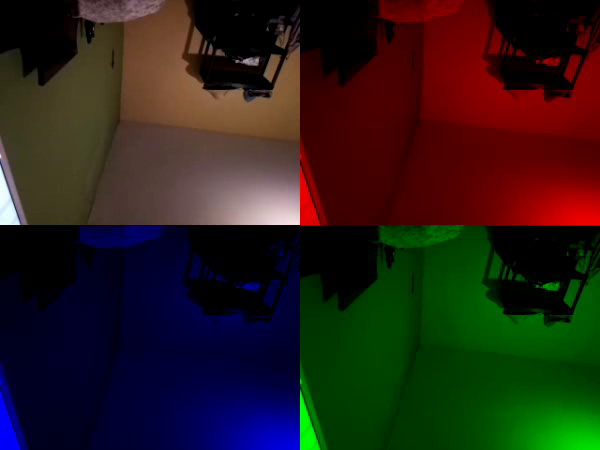
#> input picture frame 7 of video.avi, 600 x 450 px, given in place of video.mp4, which was not available
$ python ejercicio08.py
#> lines starting #> are read from the running program, lines starting #| are printed output that depends on the picture; after the words box and inside, x2 and y2 are one past the last pixel; in counts of white or black regions, pixels touching at a corner belong together
#################################
#       ejercicio08.py
################################
import numpy as np
import cv2

video_file = 'video.mp4'
cap = cv2.VideoCapture(video_file)

while (cap.isOpened()):
    ret, frame = cap.read()
#> frame is the input picture: shape (450, 600, 3); mean B, G, R 24, 30.6, 39.2
    if ret == True:
        #Calculando Posicion del Texto
        height = int(cap.get(cv2.CAP_PROP_FRAME_HEIGHT))
        position = (50, height - 50)
        # Frames per segundo
        fps = "{0:.2f}".format(cap.get(cv2.CAP_PROP_FPS))
        pos = "{0:.0f}".format(cap.get(cv2.CAP_PROP_POS_MSEC))
        text = "FPS: " + fps + " POS: " + pos
        cv2.putText(frame, text, position, cv2.FONT_HERSHEY_SIMPLEX, 1, (255,255,255), 1)
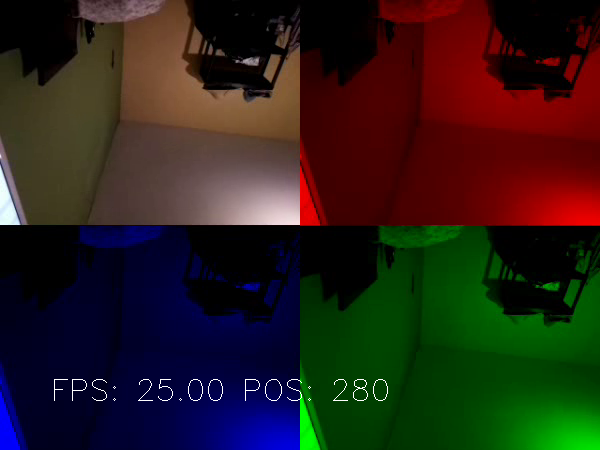
#> frame: shape (450, 600, 3); 0.26% of pixels changed, all inside (x1, y1, x2, y2) = (54, 379, 388, 401)
        # Mostrando Video
        cv2.imshow("Video", frame)
        # Salir
        if cv2.waitKey(1) & 0xFF == ord('q'):
#> (key q is pressed here)
            break
    else:
        break
cap.release()
cv2.destroyAllWindows()

$ run again, starting later in the video
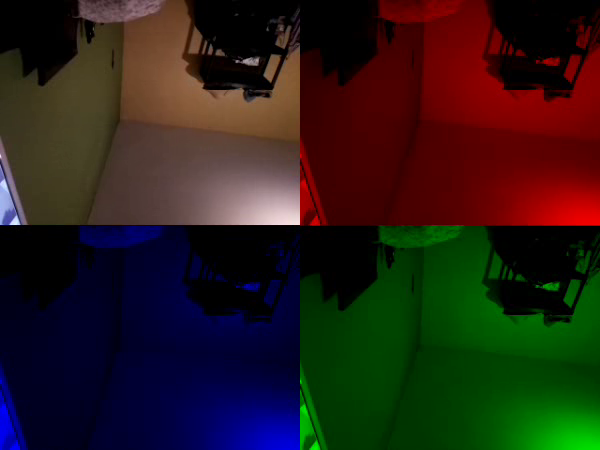
#> input picture frame 33 of video.avi, 600 x 450 px, given in place of video.mp4, which was not available
#> frame is the input picture: shape (450, 600, 3); mean B, G, R 23.5, 29.8, 39
#> `cv2.putText(frame, text, position, cv2.FONT_HERSHEY_SIMPLEX, 1, (255,2..`:
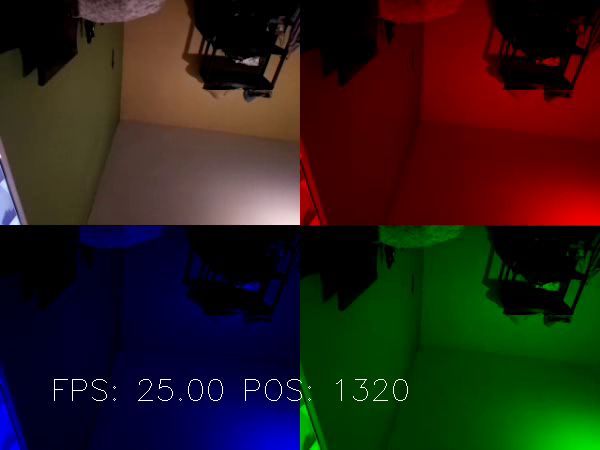
#> frame: shape (450, 600, 3); 0.26% of pixels changed, all inside (x1, y1, x2, y2) = (54, 379, 408, 401)

$ run again, starting later in the video
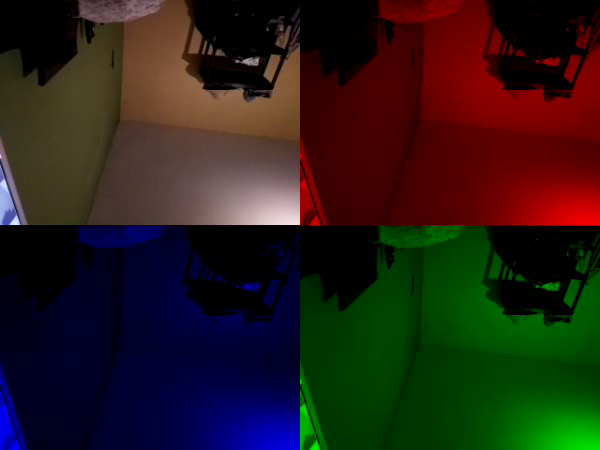
#> input picture frame 59 of video.avi, 600 x 450 px, given in place of video.mp4, which was not available
#> frame is the input picture: shape (450, 600, 3); mean B, G, R 23.5, 29.8, 38.7
#> `cv2.putText(frame, text, position, cv2.FONT_HERSHEY_SIMPLEX, 1, (255,2..`:
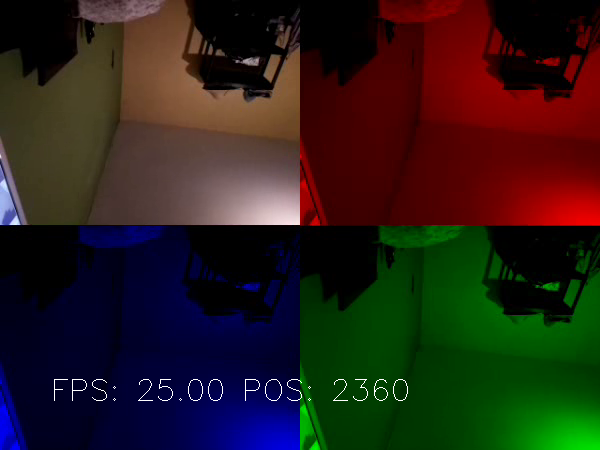
#> frame: shape (450, 600, 3); 0.27% of pixels changed, all inside (x1, y1, x2, y2) = (54, 379, 408, 401)
